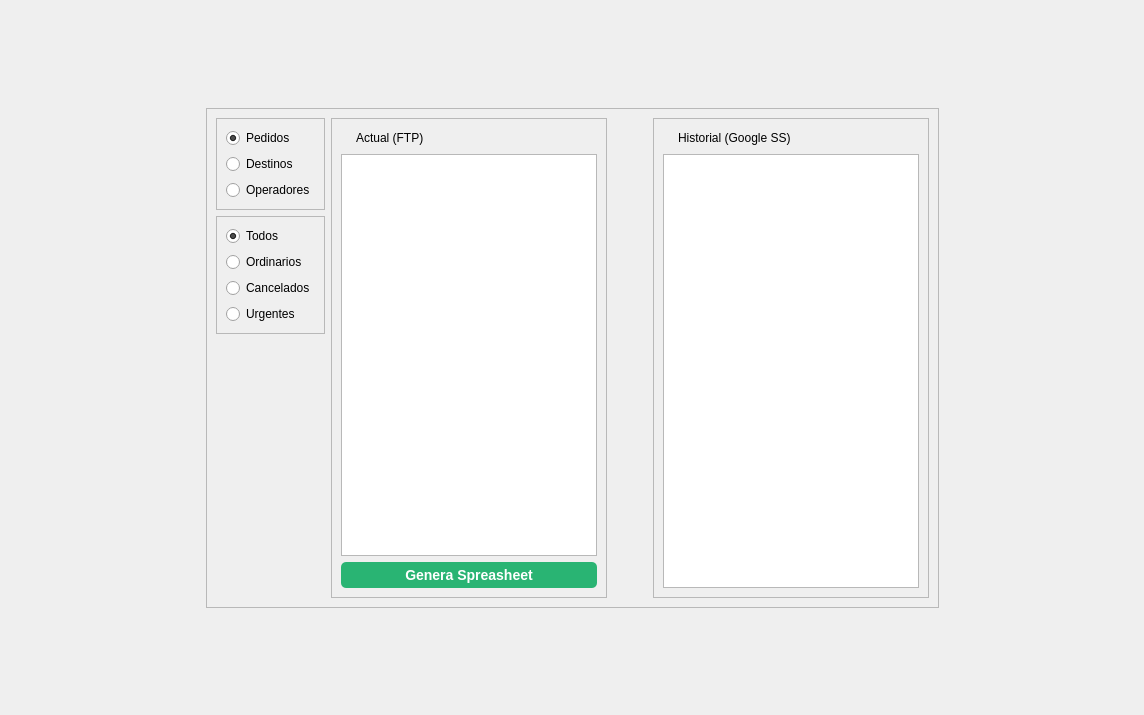
          <widget class="QWidget" name="tab_5">
           <attribute name="title">
            <string>Pochteca</string>
           </attribute>
           <layout class="QGridLayout" name="gridLayout_17">
            <item row="0" column="1">
             <spacer name="verticalSpacer_10">
              <property name="orientation">
               <enum>Qt::Vertical</enum>
              </property>
              <property name="sizeHint" stdset="0">
               <size>
                <width>20</width>
                <height>97</height>
               </size>
              </property>
             </spacer>
            </item>
            <item row="1" column="0">
             <spacer name="horizontalSpacer_8">
              <property name="orientation">
               <enum>Qt::Horizontal</enum>
              </property>
              <property name="sizeHint" stdset="0">
               <size>
                <width>195</width>
                <height>358</height>
               </size>
              </property>
             </spacer>
            </item>
            <item row="1" column="1">
             <widget class="QFrame" name="frame_9">
              <property name="frameShape">
               <enum>QFrame::StyledPanel</enum>
              </property>
              <property name="frameShadow">
               <enum>QFrame::Raised</enum>
              </property>
              <layout class="QGridLayout" name="gridLayout_38">
               <item row="0" column="0">
                <widget class="QFrame" name="frame_3">
                 <property name="frameShape">
                  <enum>QFrame::StyledPanel</enum>
                 </property>
                 <property name="frameShadow">
                  <enum>QFrame::Raised</enum>
                 </property>
                 <layout class="QGridLayout" name="gridLayout_9">
                  <item row="0" column="0">
                   <widget class="QRadioButton" name="radioButtonInterfasePochtecaPedidos">
                    <property name="text">
                     <string>Pedidos</string>
                    </property>
                    <property name="checked">
                     <bool>true</bool>
                    </property>
                   </widget>
                  </item>
                  <item row="1" column="0">
                   <widget class="QRadioButton" name="radioButtonInterfasePochtecaDestinos">
                    <property name="text">
                     <string>Destinos</string>
                    </property>
                   </widget>
                  </item>
                  <item row="2" column="0">
                   <widget class="QRadioButton" name="radioButtonInterfasePochtecaOperadores">
                    <property name="text">
                     <string>Operadores</string>
                    </property>
                   </widget>
                  </item>
                 </layout>
                </widget>
               </item>
               <item row="0" column="2">
                <spacer name="horizontalSpacer_18">
                 <property name="orientation">
                  <enum>Qt::Horizontal</enum>
                 </property>
                 <property name="sizeHint" stdset="0">
                  <size>
                   <width>40</width>
                   <height>20</height>
                  </size>
                 </property>
                </spacer>
               </item>
               <item row="1" column="0">
                <widget class="QFrame" name="frame_27">
                 <property name="frameShape">
                  <enum>QFrame::StyledPanel</enum>
                 </property>
                 <property name="frameShadow">
                  <enum>QFrame::Raised</enum>
                 </property>
                 <layout class="QGridLayout" name="gridLayout_13">
                  <item row="0" column="0">
                   <widget class="QRadioButton" name="radioButtonInterfasePochtecaTodos">
                    <property name="text">
                     <string>Todos</string>
                    </property>
                    <property name="checked">
                     <bool>true</bool>
                    </property>
                   </widget>
                  </item>
                  <item row="1" column="0">
                   <widget class="QRadioButton" name="radioButtonInterfasePochtecaOrdinarios">
                    <property name="text">
                     <string>Ordinarios</string>
                    </property>
                   </widget>
                  </item>
                  <item row="2" column="0">
                   <widget class="QRadioButton" name="radioButtonInterfasePochtecaCancelados">
                    <property name="text">
                     <string>Cancelados</string>
                    </property>
                   </widget>
                  </item>
                  <item row="3" column="0">
                   <widget class="QRadioButton" name="radioButtonInterfasePochtecaUrgentes">
                    <property name="text">
                     <string>Urgentes</string>
                    </property>
                    <property name="checked">
                     <bool>false</bool>
                    </property>
                   </widget>
                  </item>
                 </layout>
                </widget>
               </item>
               <item row="2" column="0">
                <spacer name="verticalSpacer_7">
                 <property name="orientation">
                  <enum>Qt::Vertical</enum>
                 </property>
                 <property name="sizeHint" stdset="0">
                  <size>
                   <width>20</width>
                   <height>258</height>
                  </size>
                 </property>
                </spacer>
               </item>
               <item row="0" column="1" rowspan="3">
                <widget class="QFrame" name="frame_10">
                 <property name="frameShape">
                  <enum>QFrame::StyledPanel</enum>
                 </property>
                 <property name="frameShadow">
                  <enum>QFrame::Raised</enum>
                 </property>
                 <layout class="QGridLayout" name="gridLayout_10">
                  <item row="0" column="0">
                   <widget class="QLabel" name="label_57">
                    <property name="font">
                     <font>
                      <pointsize>11</pointsize>
                      <weight>50</weight>
                      <bold>false</bold>
                     </font>
                    </property>
                    <property name="text">
                     <string/>
                    </property>
                    <property name="textFormat">
                     <enum>Qt::AutoText</enum>
                    </property>
                    <property name="pixmap">
                     <pixmap>:/28.png</pixmap>
                    </property>
                    <property name="scaledContents">
                     <bool>false</bool>
                    </property>
                   </widget>
                  </item>
                  <item row="1" column="0" colspan="3">
                   <widget class="QListWidget" name="listWidgetPochtecaFTP"/>
                  </item>
                  <item row="0" column="2">
                   <spacer name="horizontalSpacer_7">
                    <property name="orientation">
                     <enum>Qt::Horizontal</enum>
                    </property>
                    <property name="sizeHint" stdset="0">
                     <size>
                      <width>156</width>
                      <height>20</height>
                     </size>
                    </property>
                   </spacer>
                  </item>
                  <item row="2" column="0" colspan="3">
                   <widget class="QPushButton" name="pushButtonInterfasePochtecaGenera">
                    <property name="palette">
                     <palette>
                      <active>
                       <colorrole role="Button">
                        <brush brushstyle="SolidPattern">
                         <color alpha="255">
                          <red>41</red>
                          <green>180</green>
                          <blue>115</blue>
                         </color>
                        </brush>
                       </colorrole>
                       <colorrole role="ButtonText">
                        <brush brushstyle="SolidPattern">
                         <color alpha="255">
                          <red>255</red>
                          <green>255</green>
                          <blue>255</blue>
                         </color>
                        </brush>
                       </colorrole>
                       <colorrole role="Base">
                        <brush brushstyle="SolidPattern">
                         <color alpha="255">
                          <red>41</red>
                          <green>180</green>
                          <blue>115</blue>
                         </color>
                        </brush>
                       </colorrole>
                       <colorrole role="Window">
                        <brush brushstyle="SolidPattern">
                         <color alpha="255">
                          <red>41</red>
                          <green>180</green>
                          <blue>115</blue>
                         </color>
                        </brush>
                       </colorrole>
                      </active>
                      <inactive>
                       <colorrole role="Button">
                        <brush brushstyle="SolidPattern">
                         <color alpha="255">
                          <red>41</red>
                          <green>180</green>
                          <blue>115</blue>
                         </color>
                        </brush>
                       </colorrole>
                       <colorrole role="ButtonText">
                        <brush brushstyle="SolidPattern">
                         <color alpha="255">
                          <red>255</red>
                          <green>255</green>
                          <blue>255</blue>
                         </color>
                        </brush>
                       </colorrole>
                       <colorrole role="Base">
                        <brush brushstyle="SolidPattern">
                         <color alpha="255">
                          <red>41</red>
                          <green>180</green>
                          <blue>115</blue>
                         </color>
                        </brush>
                       </colorrole>
                       <colorrole role="Window">
                        <brush brushstyle="SolidPattern">
                         <color alpha="255">
                          <red>41</red>
                          <green>180</green>
                          <blue>115</blue>
                         </color>
                        </brush>
                       </colorrole>
                      </inactive>
                      <disabled>
                       <colorrole role="Button">
                        <brush brushstyle="SolidPattern">
                         <color alpha="255">
                          <red>41</red>
                          <green>180</green>
                          <blue>115</blue>
                         </color>
                        </brush>
                       </colorrole>
                       <colorrole role="ButtonText">
                        <brush brushstyle="SolidPattern">
                         <color alpha="255">
                          <red>204</red>
                          <green>204</green>
                          <blue>204</blue>
                         </color>
                        </brush>
                       </colorrole>
                       <colorrole role="Base">
                        <brush brushstyle="SolidPattern">
                         <color alpha="255">
                          <red>41</red>
                          <green>180</green>
                          <blue>115</blue>
                         </color>
                        </brush>
                       </colorrole>
                       <colorrole role="Window">
                        <brush brushstyle="SolidPattern">
                         <color alpha="255">
                          <red>41</red>
                          <green>180</green>
                          <blue>115</blue>
                         </color>
                        </brush>
                       </colorrole>
                      </disabled>
                     </palette>
                    </property>
                    <property name="styleSheet">
                     <string notr="true">QPushButton#pushButtonInterfasePochtecaGenera {
background-color: rgb(41, 180, 115);
border-radius: 5px;
font: bold 14px;
padding: 5px;
} </string>
                    </property>
                    <property name="text">
                     <string>Genera Spreasheet</string>
                    </property>
                   </widget>
                  </item>
                  <item row="0" column="1">
                   <widget class="QLabel" name="label_60">
                    <property name="text">
                     <string>Actual (FTP)</string>
                    </property>
                   </widget>
                  </item>
                 </layout>
                </widget>
               </item>
               <item row="0" column="3" rowspan="3">
                <widget class="QFrame" name="frame_11">
                 <property name="frameShape">
                  <enum>QFrame::StyledPanel</enum>
                 </property>
                 <property name="frameShadow">
                  <enum>QFrame::Raised</enum>
                 </property>
                 <layout class="QGridLayout" name="gridLayout_11">
                  <item row="0" column="0">
                   <widget class="QLabel" name="label_59">
                    <property name="font">
                     <font>
                      <pointsize>11</pointsize>
                      <weight>50</weight>
                      <bold>false</bold>
                     </font>
                    </property>
                    <property name="text">
                     <string/>
                    </property>
                    <property name="textFormat">
                     <enum>Qt::AutoText</enum>
                    </property>
                    <property name="pixmap">
                     <pixmap>:/28.png</pixmap>
                    </property>
                    <property name="scaledContents">
                     <bool>false</bool>
                    </property>
                   </widget>
                  </item>
                  <item row="0" column="1">
                   <widget class="QLabel" name="label_62">
                    <property name="text">
                     <string>Historial (Google SS)</string>
                    </property>
                   </widget>
                  </item>
                  <item row="0" column="2">
                   <spacer name="horizontalSpacer_2">
                    <property name="orientation">
                     <enum>Qt::Horizontal</enum>
                    </property>
                    <property name="sizeHint" stdset="0">
                     <size>
                      <width>111</width>
                      <height>20</height>
                     </size>
                    </property>
                   </spacer>
                  </item>
                  <item row="1" column="0" colspan="3">
                   <widget class="QListWidget" name="listWidgetPochtecaHistorial"/>
                  </item>
                 </layout>
                </widget>
               </item>
              </layout>
             </widget>
            </item>
            <item row="1" column="2">
             <spacer name="horizontalSpacer_9">
              <property name="orientation">
               <enum>Qt::Horizontal</enum>
              </property>
              <property name="sizeHint" stdset="0">
               <size>
                <width>194</width>
                <height>368</height>
               </size>
              </property>
             </spacer>
            </item>
            <item row="2" column="1">
             <spacer name="verticalSpacer_11">
              <property name="orientation">
               <enum>Qt::Vertical</enum>
              </property>
              <property name="sizeHint" stdset="0">
               <size>
                <width>20</width>
                <height>96</height>
               </size>
              </property>
             </spacer>
            </item>
           </layout>
          </widget>
